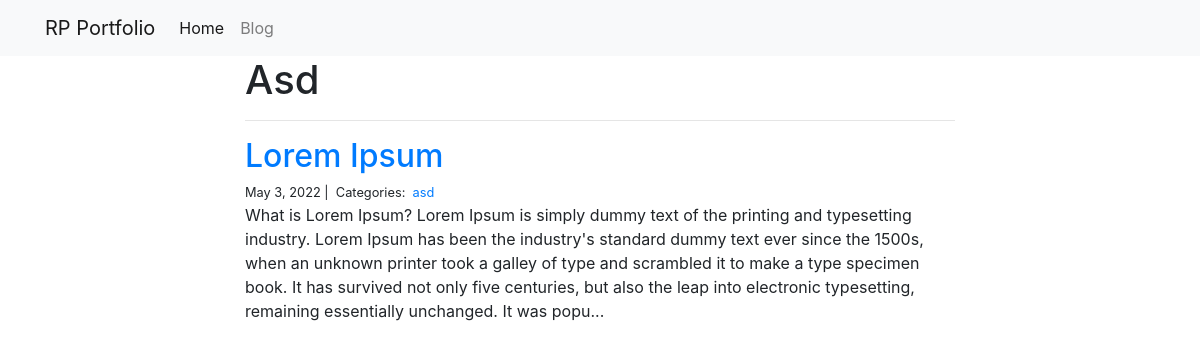
/blog/asd/, run on the app's committed database.
### blog/models.py (models this page shows)
class Category(models.Model):
    name = models.CharField(max_length=20)

class Post(models.Model):
    title = models.CharField(max_length=255)
    body = models.TextField()
    created_on = models.DateTimeField(auto_now_add=True)
    last_modified = models.DateTimeField(auto_now=True)
    categories = models.ManyToManyField('Category', related_name='posts')

### blog/views.py (the view)
# urls.py: path("<category>/", views.blog_category, name="blog_category"),
def blog_category(request, category):
    posts = Post.objects.filter(categories__name__contains=category).order_by(
        "-created_on"
    )
    context = {"category": category, "posts": posts}
    return render(request, "blog_category.html", context)

### blog/templates/blog_category.html
{% extends "base.html" %}
{% block page_content %}
<div class="col-md-8 offset-md-2">
    <h1>{{ category | title }}</h1>
    <hr>
    {% for post in posts %}
        <h2><a href="{% url 'blog_detail' post.pk%}">{{ post.title }}</a></h2>
        <small>
            {{ post.created_on.date }} |&nbsp;
            Categories:&nbsp;
            {% for category in post.categories.all %}
            <a href="{% url 'blog_category' category.name %}">
                {{ category.name }}
            </a>&nbsp;
            {% endfor %}
        </small>
        <p>{{ post.body | slice:":400" }}...</p>
    {% endfor %}
</div>
{% endblock %}

### personal_portfolio/templates/base.html (shortened to what this page needs)
<link rel="stylesheet" href="https://stackpath.bootstrapcdn.com/bootstrap/4.1.3/css/bootstrap.min.css">
<nav class="navbar navbar-expand-lg navbar-light bg-light">
    <div class="container">
        <a class="navbar-brand" href="{% url 'project_index' %}">RP Portfolio</a>
        <div class="collapse navbar-collapse" id="navbarSupportedContent">
          <ul class="navbar-nav mr-auto">
            <li class="nav-item active">
              <a class="nav-link" href="{% url 'project_index' %}">Home</a>
            </li>
            <li class="nav-item">
              <a class="nav-link" href="{% url 'blog_index' %}">Blog</a>
            </li>
          </ul>
        </div>
    </div>
</nav>
<div class="container">
    {% block page_content %}{% endblock %}
</div>

### data on the page
Category: name "Asd", name "asd"
Post: title "Lorem Ipsum", created_on "May 3, 2022", body "What is Lorem Ipsum? Lorem Ipsum is simply dummy text of the printing and typesetting industry. Lorem Ipsum has been the industry's standard dummy text ever since the 1500s, when an unknown printer took a galley of type and scrambled it to make a type specimen book. It has survived not only five centuries, but also the leap into electronic typesetting, remaining essentially unchanged. It was popu"
